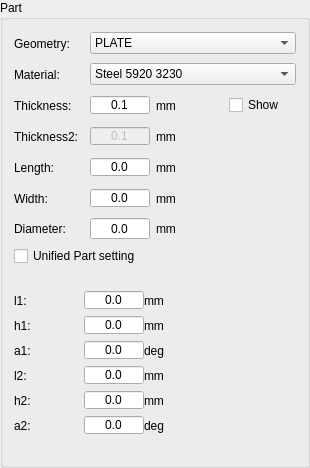
            <widget class="QGroupBox" name="BoxPart">
             <property name="minimumSize">
              <size>
               <width>290</width>
               <height>0</height>
              </size>
             </property>
             <property name="maximumSize">
              <size>
               <width>310</width>
               <height>500</height>
              </size>
             </property>
             <property name="title">
              <string>Part</string>
             </property>
             <layout class="QVBoxLayout" name="verticalLayout_28">
              <item>
               <layout class="QGridLayout" name="gridLayout_29">
                <item row="1" column="1">
                 <widget class="QComboBox" name="ComMaterial">
                  <property name="minimumSize">
                   <size>
                    <width>150</width>
                    <height>0</height>
                   </size>
                  </property>
                  <item>
                   <property name="text">
                    <string>Steel 5920 3230</string>
                   </property>
                  </item>
                  <item>
                   <property name="text">
                    <string>Alumi 6000 3300</string>
                   </property>
                  </item>
                  <item>
                   <property name="text">
                    <string>ID</string>
                   </property>
                  </item>
                 </widget>
                </item>
                <item row="0" column="1">
                 <widget class="QComboBox" name="ComGeometry">
                  <item>
                   <property name="text">
                    <string>PLATE</string>
                   </property>
                  </item>
                  <item>
                   <property name="text">
                    <string>OD</string>
                   </property>
                  </item>
                  <item>
                   <property name="text">
                    <string>ID</string>
                   </property>
                  </item>
                  <item>
                   <property name="text">
                    <string/>
                   </property>
                  </item>
                  <item>
                   <property name="text">
                    <string>ASYMMETRIC</string>
                   </property>
                  </item>
                 </widget>
                </item>
                <item row="0" column="0">
                 <widget class="QLabel" name="LabelGeometry">
                  <property name="sizePolicy">
                   <sizepolicy hsizetype="Fixed" vsizetype="Fixed">
                    <horstretch>0</horstretch>
                    <verstretch>0</verstretch>
                   </sizepolicy>
                  </property>
                  <property name="minimumSize">
                   <size>
                    <width>70</width>
                    <height>25</height>
                   </size>
                  </property>
                  <property name="text">
                   <string>Geometry:</string>
                  </property>
                 </widget>
                </item>
                <item row="1" column="0">
                 <widget class="QLabel" name="LabelMaterial">
                  <property name="sizePolicy">
                   <sizepolicy hsizetype="Fixed" vsizetype="Fixed">
                    <horstretch>0</horstretch>
                    <verstretch>0</verstretch>
                   </sizepolicy>
                  </property>
                  <property name="minimumSize">
                   <size>
                    <width>70</width>
                    <height>25</height>
                   </size>
                  </property>
                  <property name="text">
                   <string>Material:</string>
                  </property>
                 </widget>
                </item>
               </layout>
              </item>
              <item>
               <layout class="QGridLayout" name="gridLayout_6">
                <item row="0" column="0">
                 <widget class="QLabel" name="LabelPartSize1">
                  <property name="sizePolicy">
                   <sizepolicy hsizetype="Fixed" vsizetype="Fixed">
                    <horstretch>0</horstretch>
                    <verstretch>0</verstretch>
                   </sizepolicy>
                  </property>
                  <property name="minimumSize">
                   <size>
                    <width>70</width>
                    <height>25</height>
                   </size>
                  </property>
                  <property name="text">
                   <string>Thickness: </string>
                  </property>
                 </widget>
                </item>
                <item row="0" column="1">
                 <widget class="QDoubleSpinBox" name="ValuePartSize1">
                  <property name="sizePolicy">
                   <sizepolicy hsizetype="Fixed" vsizetype="Fixed">
                    <horstretch>0</horstretch>
                    <verstretch>0</verstretch>
                   </sizepolicy>
                  </property>
                  <property name="minimumSize">
                   <size>
                    <width>60</width>
                    <height>20</height>
                   </size>
                  </property>
                  <property name="maximumSize">
                   <size>
                    <width>60</width>
                    <height>20</height>
                   </size>
                  </property>
                  <property name="alignment">
                   <set>Qt::AlignCenter</set>
                  </property>
                  <property name="buttonSymbols">
                   <enum>QAbstractSpinBox::NoButtons</enum>
                  </property>
                  <property name="decimals">
                   <number>1</number>
                  </property>
                  <property name="minimum">
                   <double>0.100000000000000</double>
                  </property>
                  <property name="maximum">
                   <double>50000.000000000000000</double>
                  </property>
                 </widget>
                </item>
                <item row="0" column="2">
                 <widget class="QLabel" name="LabelPartSizeUnit1">
                  <property name="text">
                   <string>mm</string>
                  </property>
                 </widget>
                </item>
                <item row="0" column="3">
                 <widget class="QCheckBox" name="CheckShowThickness">
                  <property name="text">
                   <string>Show</string>
                  </property>
                 </widget>
                </item>
                <item row="1" column="0">
                 <widget class="QLabel" name="LabelPartSize1_2">
                  <property name="sizePolicy">
                   <sizepolicy hsizetype="Fixed" vsizetype="Fixed">
                    <horstretch>0</horstretch>
                    <verstretch>0</verstretch>
                   </sizepolicy>
                  </property>
                  <property name="minimumSize">
                   <size>
                    <width>70</width>
                    <height>25</height>
                   </size>
                  </property>
                  <property name="text">
                   <string>Thickness2: </string>
                  </property>
                 </widget>
                </item>
                <item row="1" column="1">
                 <widget class="QDoubleSpinBox" name="ValuePartSize1_2">
                  <property name="enabled">
                   <bool>false</bool>
                  </property>
                  <property name="sizePolicy">
                   <sizepolicy hsizetype="Fixed" vsizetype="Fixed">
                    <horstretch>0</horstretch>
                    <verstretch>0</verstretch>
                   </sizepolicy>
                  </property>
                  <property name="minimumSize">
                   <size>
                    <width>60</width>
                    <height>20</height>
                   </size>
                  </property>
                  <property name="maximumSize">
                   <size>
                    <width>60</width>
                    <height>20</height>
                   </size>
                  </property>
                  <property name="alignment">
                   <set>Qt::AlignCenter</set>
                  </property>
                  <property name="buttonSymbols">
                   <enum>QAbstractSpinBox::NoButtons</enum>
                  </property>
                  <property name="decimals">
                   <number>1</number>
                  </property>
                  <property name="minimum">
                   <double>0.100000000000000</double>
                  </property>
                  <property name="maximum">
                   <double>50000.000000000000000</double>
                  </property>
                 </widget>
                </item>
                <item row="1" column="2">
                 <widget class="QLabel" name="LabelPartSizeUnit1_2">
                  <property name="text">
                   <string>mm</string>
                  </property>
                 </widget>
                </item>
                <item row="2" column="0">
                 <widget class="QLabel" name="LabelPartSize2">
                  <property name="sizePolicy">
                   <sizepolicy hsizetype="Fixed" vsizetype="Fixed">
                    <horstretch>0</horstretch>
                    <verstretch>0</verstretch>
                   </sizepolicy>
                  </property>
                  <property name="minimumSize">
                   <size>
                    <width>70</width>
                    <height>25</height>
                   </size>
                  </property>
                  <property name="text">
                   <string>Length:</string>
                  </property>
                 </widget>
                </item>
                <item row="2" column="1">
                 <widget class="QDoubleSpinBox" name="ValuePartSize2">
                  <property name="sizePolicy">
                   <sizepolicy hsizetype="Fixed" vsizetype="Fixed">
                    <horstretch>0</horstretch>
                    <verstretch>0</verstretch>
                   </sizepolicy>
                  </property>
                  <property name="minimumSize">
                   <size>
                    <width>60</width>
                    <height>20</height>
                   </size>
                  </property>
                  <property name="maximumSize">
                   <size>
                    <width>60</width>
                    <height>20</height>
                   </size>
                  </property>
                  <property name="alignment">
                   <set>Qt::AlignCenter</set>
                  </property>
                  <property name="buttonSymbols">
                   <enum>QAbstractSpinBox::NoButtons</enum>
                  </property>
                  <property name="decimals">
                   <number>1</number>
                  </property>
                  <property name="maximum">
                   <double>50000.000000000000000</double>
                  </property>
                 </widget>
                </item>
                <item row="2" column="2">
                 <widget class="QLabel" name="LabelPartSizeUnit2">
                  <property name="text">
                   <string>mm</string>
                  </property>
                 </widget>
                </item>
                <item row="3" column="0">
                 <widget class="QLabel" name="LabelPartSize3">
                  <property name="sizePolicy">
                   <sizepolicy hsizetype="Fixed" vsizetype="Fixed">
                    <horstretch>0</horstretch>
                    <verstretch>0</verstretch>
                   </sizepolicy>
                  </property>
                  <property name="minimumSize">
                   <size>
                    <width>70</width>
                    <height>25</height>
                   </size>
                  </property>
                  <property name="text">
                   <string>Width:</string>
                  </property>
                 </widget>
                </item>
                <item row="3" column="1">
                 <widget class="QDoubleSpinBox" name="ValuePartSize3">
                  <property name="sizePolicy">
                   <sizepolicy hsizetype="Fixed" vsizetype="Fixed">
                    <horstretch>0</horstretch>
                    <verstretch>0</verstretch>
                   </sizepolicy>
                  </property>
                  <property name="minimumSize">
                   <size>
                    <width>60</width>
                    <height>20</height>
                   </size>
                  </property>
                  <property name="maximumSize">
                   <size>
                    <width>60</width>
                    <height>20</height>
                   </size>
                  </property>
                  <property name="alignment">
                   <set>Qt::AlignCenter</set>
                  </property>
                  <property name="buttonSymbols">
                   <enum>QAbstractSpinBox::NoButtons</enum>
                  </property>
                  <property name="decimals">
                   <number>1</number>
                  </property>
                  <property name="maximum">
                   <double>50000.000000000000000</double>
                  </property>
                 </widget>
                </item>
                <item row="3" column="2">
                 <widget class="QLabel" name="LabelPartSizeUnit3">
                  <property name="text">
                   <string>mm</string>
                  </property>
                 </widget>
                </item>
                <item row="4" column="0">
                 <widget class="QLabel" name="LabelPartSize4">
                  <property name="text">
                   <string>Diameter:</string>
                  </property>
                 </widget>
                </item>
                <item row="4" column="1">
                 <widget class="QDoubleSpinBox" name="ValuePartSize4">
                  <property name="alignment">
                   <set>Qt::AlignCenter</set>
                  </property>
                  <property name="buttonSymbols">
                   <enum>QAbstractSpinBox::NoButtons</enum>
                  </property>
                  <property name="decimals">
                   <number>1</number>
                  </property>
                  <property name="maximum">
                   <double>5000.000000000000000</double>
                  </property>
                 </widget>
                </item>
                <item row="4" column="2">
                 <widget class="QLabel" name="LabelPartSizeUnit4">
                  <property name="text">
                   <string>mm</string>
                  </property>
                 </widget>
                </item>
                <item row="5" column="0" colspan="2">
                 <widget class="QCheckBox" name="CheckUnifiedPartSetting">
                  <property name="text">
                   <string>Unified Part setting</string>
                  </property>
                 </widget>
                </item>
               </layout>
              </item>
              <item>
               <widget class="QWidget" name="asyPartWidget" native="true">
                <property name="minimumSize">
                 <size>
                  <width>286</width>
                  <height>182</height>
                 </size>
                </property>
                <layout class="QVBoxLayout" name="verticalLayout_20">
                 <property name="spacing">
                  <number>0</number>
                 </property>
                 <property name="leftMargin">
                  <number>0</number>
                 </property>
                 <property name="topMargin">
                  <number>0</number>
                 </property>
                 <property name="rightMargin">
                  <number>0</number>
                 </property>
                 <property name="bottomMargin">
                  <number>0</number>
                 </property>
                 <item>
                  <layout class="QGridLayout" name="asyPartGrid">
                   <item row="0" column="0">
                    <widget class="QLabel" name="LabelPartSizel1">
                     <property name="sizePolicy">
                      <sizepolicy hsizetype="Fixed" vsizetype="Fixed">
                       <horstretch>0</horstretch>
                       <verstretch>0</verstretch>
                      </sizepolicy>
                     </property>
                     <property name="minimumSize">
                      <size>
                       <width>70</width>
                       <height>25</height>
                      </size>
                     </property>
                     <property name="text">
                      <string>l1:</string>
                     </property>
                    </widget>
                   </item>
                   <item row="0" column="2">
                    <widget class="QLabel" name="LabelPartSizeUnitl1">
                     <property name="text">
                      <string>mm</string>
                     </property>
                    </widget>
                   </item>
                   <item row="3" column="0">
                    <widget class="QLabel" name="LabelPartSizel2">
                     <property name="sizePolicy">
                      <sizepolicy hsizetype="Fixed" vsizetype="Fixed">
                       <horstretch>0</horstretch>
                       <verstretch>0</verstretch>
                      </sizepolicy>
                     </property>
                     <property name="minimumSize">
                      <size>
                       <width>70</width>
                       <height>25</height>
                      </size>
                     </property>
                     <property name="text">
                      <string>l2:</string>
                     </property>
                    </widget>
                   </item>
                   <item row="4" column="2">
                    <widget class="QLabel" name="LabelPartSizeUnith2">
                     <property name="text">
                      <string>mm</string>
                     </property>
                    </widget>
                   </item>
                   <item row="3" column="1">
                    <widget class="QDoubleSpinBox" name="ValuePartSizel2">
                     <property name="sizePolicy">
                      <sizepolicy hsizetype="Fixed" vsizetype="Fixed">
                       <horstretch>0</horstretch>
                       <verstretch>0</verstretch>
                      </sizepolicy>
                     </property>
                     <property name="minimumSize">
                      <size>
                       <width>60</width>
                       <height>20</height>
                      </size>
                     </property>
                     <property name="maximumSize">
                      <size>
                       <width>60</width>
                       <height>20</height>
                      </size>
                     </property>
                     <property name="alignment">
                      <set>Qt::AlignCenter</set>
                     </property>
                     <property name="buttonSymbols">
                      <enum>QAbstractSpinBox::NoButtons</enum>
                     </property>
                     <property name="decimals">
                      <number>1</number>
                     </property>
                     <property name="maximum">
                      <double>50000.000000000000000</double>
                     </property>
                    </widget>
                   </item>
                   <item row="5" column="2">
                    <widget class="QLabel" name="LabelPartSizeUnita2">
                     <property name="text">
                      <string>deg</string>
                     </property>
                    </widget>
                   </item>
                   <item row="4" column="1">
                    <widget class="QDoubleSpinBox" name="ValuePartSizeh2">
                     <property name="sizePolicy">
                      <sizepolicy hsizetype="Fixed" vsizetype="Fixed">
                       <horstretch>0</horstretch>
                       <verstretch>0</verstretch>
                      </sizepolicy>
                     </property>
                     <property name="minimumSize">
                      <size>
                       <width>60</width>
                       <height>20</height>
                      </size>
                     </property>
                     <property name="maximumSize">
                      <size>
                       <width>60</width>
                       <height>20</height>
                      </size>
                     </property>
                     <property name="alignment">
                      <set>Qt::AlignCenter</set>
                     </property>
                     <property name="buttonSymbols">
                      <enum>QAbstractSpinBox::NoButtons</enum>
                     </property>
                     <property name="decimals">
                      <number>1</number>
                     </property>
                     <property name="maximum">
                      <double>50000.000000000000000</double>
                     </property>
                    </widget>
                   </item>
                   <item row="2" column="2">
                    <widget class="QLabel" name="LabelPartSizeUnita1">
                     <property name="text">
                      <string>deg</string>
                     </property>
                    </widget>
                   </item>
                   <item row="5" column="1">
                    <widget class="QDoubleSpinBox" name="ValuePartSizea2">
                     <property name="sizePolicy">
                      <sizepolicy hsizetype="Fixed" vsizetype="Fixed">
                       <horstretch>0</horstretch>
                       <verstretch>0</verstretch>
                      </sizepolicy>
                     </property>
                     <property name="minimumSize">
                      <size>
                       <width>60</width>
                       <height>20</height>
                      </size>
                     </property>
                     <property name="maximumSize">
                      <size>
                       <width>60</width>
                       <height>20</height>
                      </size>
                     </property>
                     <property name="alignment">
                      <set>Qt::AlignCenter</set>
                     </property>
                     <property name="buttonSymbols">
                      <enum>QAbstractSpinBox::NoButtons</enum>
                     </property>
                     <property name="decimals">
                      <number>1</number>
                     </property>
                     <property name="maximum">
                      <double>50000.000000000000000</double>
                     </property>
                    </widget>
                   </item>
                   <item row="2" column="0">
                    <widget class="QLabel" name="LabelPartSizea1">
                     <property name="sizePolicy">
                      <sizepolicy hsizetype="Fixed" vsizetype="Fixed">
                       <horstretch>0</horstretch>
                       <verstretch>0</verstretch>
                      </sizepolicy>
                     </property>
                     <property name="minimumSize">
                      <size>
                       <width>70</width>
                       <height>25</height>
                      </size>
                     </property>
                     <property name="text">
                      <string>a1:</string>
                     </property>
                    </widget>
                   </item>
                   <item row="0" column="1">
                    <widget class="QDoubleSpinBox" name="ValuePartSizel1">
                     <property name="sizePolicy">
                      <sizepolicy hsizetype="Fixed" vsizetype="Fixed">
                       <horstretch>0</horstretch>
                       <verstretch>0</verstretch>
                      </sizepolicy>
                     </property>
                     <property name="minimumSize">
                      <size>
                       <width>60</width>
                       <height>20</height>
                      </size>
                     </property>
                     <property name="maximumSize">
                      <size>
                       <width>60</width>
                       <height>20</height>
                      </size>
                     </property>
                     <property name="alignment">
                      <set>Qt::AlignCenter</set>
                     </property>
                     <property name="buttonSymbols">
                      <enum>QAbstractSpinBox::NoButtons</enum>
                     </property>
                     <property name="decimals">
                      <number>1</number>
                     </property>
                     <property name="maximum">
                      <double>50000.000000000000000</double>
                     </property>
                    </widget>
                   </item>
                   <item row="1" column="0">
                    <widget class="QLabel" name="LabelPartSizeh1">
                     <property name="sizePolicy">
                      <sizepolicy hsizetype="Fixed" vsizetype="Fixed">
                       <horstretch>0</horstretch>
                       <verstretch>0</verstretch>
                      </sizepolicy>
                     </property>
                     <property name="minimumSize">
                      <size>
                       <width>70</width>
                       <height>25</height>
                      </size>
                     </property>
                     <property name="text">
                      <string>h1:</string>
                     </property>
                    </widget>
                   </item>
                   <item row="1" column="1">
                    <widget class="QDoubleSpinBox" name="ValuePartSizeh1">
                     <property name="sizePolicy">
                      <sizepolicy hsizetype="Fixed" vsizetype="Fixed">
                       <horstretch>0</horstretch>
                       <verstretch>0</verstretch>
                      </sizepolicy>
                     </property>
                     <property name="minimumSize">
                      <size>
                       <width>60</width>
                       <height>20</height>
                      </size>
                     </property>
                     <property name="maximumSize">
                      <size>
                       <width>60</width>
                       <height>20</height>
                      </size>
                     </property>
                     <property name="alignment">
                      <set>Qt::AlignCenter</set>
                     </property>
                     <property name="buttonSymbols">
                      <enum>QAbstractSpinBox::NoButtons</enum>
                     </property>
                     <property name="decimals">
                      <number>1</number>
                     </property>
                     <property name="maximum">
                      <double>50000.000000000000000</double>
                     </property>
                    </widget>
                   </item>
                   <item row="1" column="2">
                    <widget class="QLabel" name="LabelPartSizeUnith1">
                     <property name="text">
                      <string>mm</string>
                     </property>
                    </widget>
                   </item>
                   <item row="5" column="0">
                    <widget class="QLabel" name="LabelPartSizea2">
                     <property name="sizePolicy">
                      <sizepolicy hsizetype="Fixed" vsizetype="Fixed">
                       <horstretch>0</horstretch>
                       <verstretch>0</verstretch>
                      </sizepolicy>
                     </property>
                     <property name="minimumSize">
                      <size>
                       <width>70</width>
                       <height>25</height>
                      </size>
                     </property>
                     <property name="text">
                      <string>a2:</string>
                     </property>
                    </widget>
                   </item>
                   <item row="2" column="1">
                    <widget class="QDoubleSpinBox" name="ValuePartSizea1">
                     <property name="sizePolicy">
                      <sizepolicy hsizetype="Fixed" vsizetype="Fixed">
                       <horstretch>0</horstretch>
                       <verstretch>0</verstretch>
                      </sizepolicy>
                     </property>
                     <property name="minimumSize">
                      <size>
                       <width>60</width>
                       <height>20</height>
                      </size>
                     </property>
                     <property name="maximumSize">
                      <size>
                       <width>60</width>
                       <height>20</height>
                      </size>
                     </property>
                     <property name="alignment">
                      <set>Qt::AlignCenter</set>
                     </property>
                     <property name="buttonSymbols">
                      <enum>QAbstractSpinBox::NoButtons</enum>
                     </property>
                     <property name="decimals">
                      <number>1</number>
                     </property>
                     <property name="maximum">
                      <double>50000.000000000000000</double>
                     </property>
                    </widget>
                   </item>
                   <item row="4" column="0">
                    <widget class="QLabel" name="LabelPartSizeh2">
                     <property name="sizePolicy">
                      <sizepolicy hsizetype="Fixed" vsizetype="Fixed">
                       <horstretch>0</horstretch>
                       <verstretch>0</verstretch>
                      </sizepolicy>
                     </property>
                     <property name="minimumSize">
                      <size>
                       <width>70</width>
                       <height>25</height>
                      </size>
                     </property>
                     <property name="text">
                      <string>h2:</string>
                     </property>
                    </widget>
                   </item>
                   <item row="3" column="2">
                    <widget class="QLabel" name="LabelPartSizeUnitl2">
                     <property name="text">
                      <string>mm</string>
                     </property>
                    </widget>
                   </item>
                  </layout>
                 </item>
                </layout>
               </widget>
              </item>
             </layout>
            </widget>
